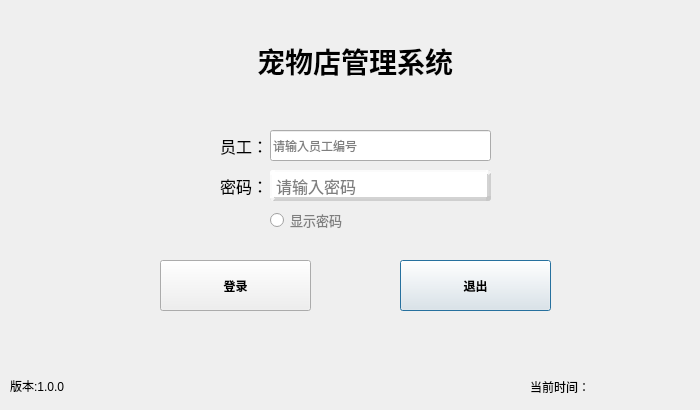
<?xml version="1.0" encoding="UTF-8"?>
<ui version="4.0">
 <class>LoginDialog</class>
 <widget class="QDialog" name="LoginDialog">
  <property name="windowModality">
   <enum>Qt::NonModal</enum>
  </property>
  <property name="enabled">
   <bool>true</bool>
  </property>
  <property name="geometry">
   <rect>
    <x>0</x>
    <y>0</y>
    <width>700</width>
    <height>410</height>
   </rect>
  </property>
  <property name="focusPolicy">
   <enum>Qt::NoFocus</enum>
  </property>
  <property name="statusTip">
   <string/>
  </property>
  <property name="whatsThis">
   <string/>
  </property>
  <property name="styleSheet">
   <string notr="true"/>
  </property>
  <property name="inputMethodHints">
   <set>Qt::ImhNone</set>
  </property>
  <property name="sizeGripEnabled">
   <bool>false</bool>
  </property>
  <property name="modal">
   <bool>false</bool>
  </property>
  <widget class="QLabel" name="headlineLabel">
   <property name="enabled">
    <bool>true</bool>
   </property>
   <property name="geometry">
    <rect>
     <x>0</x>
     <y>40</y>
     <width>710</width>
     <height>41</height>
    </rect>
   </property>
   <property name="sizePolicy">
    <sizepolicy hsizetype="Preferred" vsizetype="Preferred">
     <horstretch>0</horstretch>
     <verstretch>0</verstretch>
    </sizepolicy>
   </property>
   <property name="font">
    <font>
     <family>微软雅黑</family>
     <pointsize>21</pointsize>
     <weight>75</weight>
     <italic>false</italic>
     <bold>true</bold>
     <underline>false</underline>
     <strikeout>false</strikeout>
     <kerning>true</kerning>
    </font>
   </property>
   <property name="toolTip">
    <string>&lt;html&gt;&lt;head/&gt;&lt;body&gt;&lt;p align=&quot;center&quot;&gt;&lt;span style=&quot; font-size:12pt; font-weight:400;&quot;&gt;欢迎使用学生综合评测系统！&lt;/span&gt;&lt;/p&gt;&lt;/body&gt;&lt;/html&gt;</string>
   </property>
   <property name="whatsThis">
    <string>&lt;html&gt;&lt;head/&gt;&lt;body&gt;&lt;p&gt;&lt;span style=&quot; font-size:12pt; font-weight:400;&quot;&gt;欢迎来到学生综合评测系统&lt;/span&gt;&lt;/p&gt;&lt;/body&gt;&lt;/html&gt;</string>
   </property>
   <property name="layoutDirection">
    <enum>Qt::LeftToRight</enum>
   </property>
   <property name="autoFillBackground">
    <bool>false</bool>
   </property>
   <property name="styleSheet">
    <string notr="true">background-image: url(:/myImages/images/studentbk2.jpg);</string>
   </property>
   <property name="frameShape">
    <enum>QFrame::NoFrame</enum>
   </property>
   <property name="lineWidth">
    <number>1</number>
   </property>
   <property name="midLineWidth">
    <number>0</number>
   </property>
   <property name="text">
    <string>宠物店管理系统</string>
   </property>
   <property name="alignment">
    <set>Qt::AlignCenter</set>
   </property>
   <property name="margin">
    <number>0</number>
   </property>
   <property name="indent">
    <number>-1</number>
   </property>
  </widget>
  <widget class="QStackedWidget" name="stackedWidget">
   <property name="geometry">
    <rect>
     <x>0</x>
     <y>100</y>
     <width>711</width>
     <height>231</height>
    </rect>
   </property>
   <property name="currentIndex">
    <number>0</number>
   </property>
   <widget class="QWidget" name="page_0">
    <widget class="QRadioButton" name="showPwdBtn">
     <property name="enabled">
      <bool>true</bool>
     </property>
     <property name="geometry">
      <rect>
       <x>270</x>
       <y>110</y>
       <width>91</width>
       <height>20</height>
      </rect>
     </property>
     <property name="font">
      <font>
       <family>Adobe Arabic</family>
       <pointsize>10</pointsize>
       <weight>50</weight>
       <bold>false</bold>
      </font>
     </property>
     <property name="styleSheet">
      <string notr="true">color: rgb(127, 127, 127);</string>
     </property>
     <property name="text">
      <string>显示密码</string>
     </property>
     <property name="checked">
      <bool>false</bool>
     </property>
    </widget>
    <widget class="QPushButton" name="quitBtn">
     <property name="geometry">
      <rect>
       <x>400</x>
       <y>160</y>
       <width>151</width>
       <height>51</height>
      </rect>
     </property>
     <property name="font">
      <font>
       <family>微软雅黑</family>
       <weight>75</weight>
       <italic>false</italic>
       <bold>true</bold>
      </font>
     </property>
     <property name="styleSheet">
      <string notr="true"/>
     </property>
     <property name="text">
      <string>退出</string>
     </property>
    </widget>
    <widget class="QPushButton" name="loginBtn">
     <property name="geometry">
      <rect>
       <x>160</x>
       <y>160</y>
       <width>151</width>
       <height>51</height>
      </rect>
     </property>
     <property name="font">
      <font>
       <family>微软雅黑</family>
       <weight>75</weight>
       <italic>false</italic>
       <bold>true</bold>
      </font>
     </property>
     <property name="styleSheet">
      <string notr="true"/>
     </property>
     <property name="text">
      <string>登录</string>
     </property>
    </widget>
    <widget class="QLabel" name="pwdLabel">
     <property name="geometry">
      <rect>
       <x>220</x>
       <y>70</y>
       <width>61</width>
       <height>31</height>
      </rect>
     </property>
     <property name="font">
      <font>
       <pointsize>12</pointsize>
      </font>
     </property>
     <property name="toolTip">
      <string>&lt;html&gt;&lt;head/&gt;&lt;body&gt;&lt;p&gt;请在右框中输入密码&lt;/p&gt;&lt;/body&gt;&lt;/html&gt;</string>
     </property>
     <property name="layoutDirection">
      <enum>Qt::LeftToRight</enum>
     </property>
     <property name="text">
      <string>密码：</string>
     </property>
    </widget>
    <widget class="QLineEdit" name="pwdLineEdit">
     <property name="enabled">
      <bool>true</bool>
     </property>
     <property name="geometry">
      <rect>
       <x>270</x>
       <y>70</y>
       <width>221</width>
       <height>31</height>
      </rect>
     </property>
     <property name="font">
      <font>
       <pointsize>12</pointsize>
      </font>
     </property>
     <property name="toolTip">
      <string>&lt;html&gt;&lt;head/&gt;&lt;body&gt;&lt;p align=&quot;center&quot;&gt;默认密码为123456&lt;/p&gt;&lt;/body&gt;&lt;/html&gt;</string>
     </property>
     <property name="whatsThis">
      <string>&lt;html&gt;&lt;head/&gt;&lt;body&gt;&lt;p&gt;您输入的密码将会与数据库中密码进行比对&lt;/p&gt;&lt;/body&gt;&lt;/html&gt;</string>
     </property>
     <property name="layoutDirection">
      <enum>Qt::LeftToRight</enum>
     </property>
     <property name="styleSheet">
      <string notr="true">QLineEdit{
	border-radius: 10px;
	border-style: outset;/*边框样式*/
	border-width: 4px;  /*边框宽度为4像素*/
	border-radius: 3px; /*边框圆角半径*/
	border-color: rgb(198, 198, 198,198);/*边框颜色*/
	background-color:rgb(255, 255, 255);
}</string>
     </property>
     <property name="echoMode">
      <enum>QLineEdit::Password</enum>
     </property>
     <property name="placeholderText">
      <string>请输入密码</string>
     </property>
    </widget>
    <widget class="QLineEdit" name="userlineEdit">
     <property name="geometry">
      <rect>
       <x>270</x>
       <y>30</y>
       <width>221</width>
       <height>31</height>
      </rect>
     </property>
     <property name="autoFillBackground">
      <bool>false</bool>
     </property>
     <property name="text">
      <string/>
     </property>
     <property name="placeholderText">
      <string>请输入员工编号</string>
     </property>
    </widget>
    <widget class="QLabel" name="userLabel">
     <property name="geometry">
      <rect>
       <x>220</x>
       <y>30</y>
       <width>61</width>
       <height>31</height>
      </rect>
     </property>
     <property name="font">
      <font>
       <pointsize>12</pointsize>
      </font>
     </property>
     <property name="toolTip">
      <string>&lt;html&gt;&lt;head/&gt;&lt;body&gt;&lt;p&gt;请在右框中输入密码&lt;/p&gt;&lt;/body&gt;&lt;/html&gt;</string>
     </property>
     <property name="layoutDirection">
      <enum>Qt::LeftToRight</enum>
     </property>
     <property name="text">
      <string>员工：</string>
     </property>
    </widget>
    <zorder>showPwdBtn</zorder>
    <zorder>quitBtn</zorder>
    <zorder>loginBtn</zorder>
    <zorder>pwdLabel</zorder>
    <zorder>pwdLineEdit</zorder>
    <zorder>userLabel</zorder>
    <zorder>userlineEdit</zorder>
   </widget>
  </widget>
  <widget class="QLabel" name="versionLabel">
   <property name="geometry">
    <rect>
     <x>10</x>
     <y>370</y>
     <width>191</width>
     <height>31</height>
    </rect>
   </property>
   <property name="font">
    <font>
     <pointsize>9</pointsize>
    </font>
   </property>
   <property name="toolTip">
    <string>&lt;html&gt;&lt;head/&gt;&lt;body&gt;&lt;p&gt;完成时间：2019/07/06&lt;/p&gt;&lt;/body&gt;&lt;/html&gt;</string>
   </property>
   <property name="statusTip">
    <string>213</string>
   </property>
   <property name="text">
    <string>版本:1.0.0</string>
   </property>
   <property name="scaledContents">
    <bool>false</bool>
   </property>
  </widget>
  <widget class="QWidget" name="layoutWidget">
   <property name="geometry">
    <rect>
     <x>530</x>
     <y>370</y>
     <width>161</width>
     <height>33</height>
    </rect>
   </property>
   <layout class="QHBoxLayout" name="horizontalLayout">
    <item>
     <widget class="QLabel" name="time">
      <property name="text">
       <string>当前时间：</string>
      </property>
     </widget>
    </item>
    <item>
     <spacer name="horizontalSpacer">
      <property name="orientation">
       <enum>Qt::Horizontal</enum>
      </property>
      <property name="sizeHint" stdset="0">
       <size>
        <width>40</width>
        <height>31</height>
       </size>
      </property>
     </spacer>
    </item>
    <item>
     <widget class="QLabel" name="timeLabel">
      <property name="text">
       <string/>
      </property>
     </widget>
    </item>
   </layout>
  </widget>
  <zorder>layoutWidget</zorder>
  <zorder>headlineLabel</zorder>
  <zorder>stackedWidget</zorder>
  <zorder>versionLabel</zorder>
 </widget>
 <resources/>
 <connections/>
</ui>
